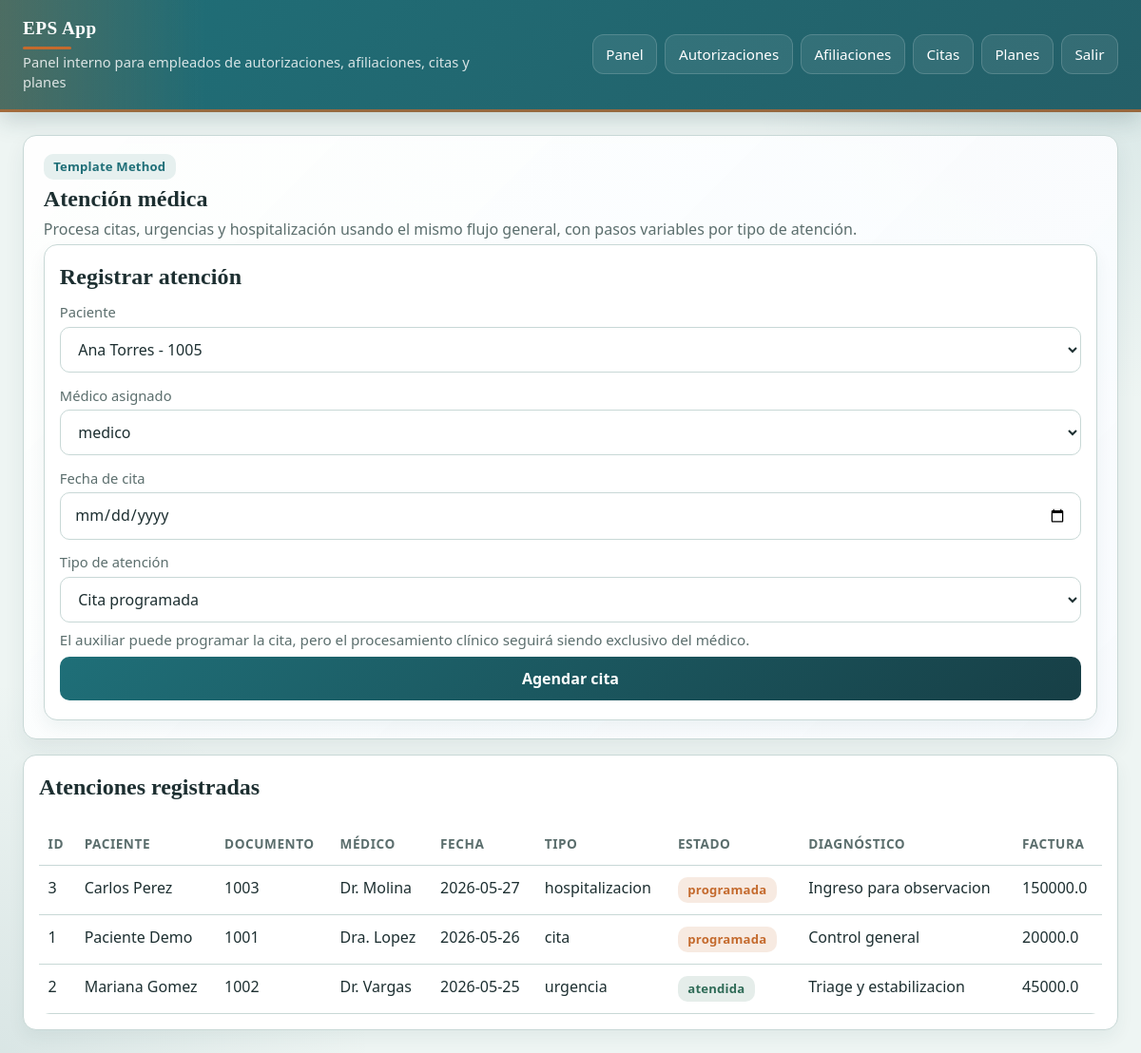
The app's page /citas/ (signed in), older data.
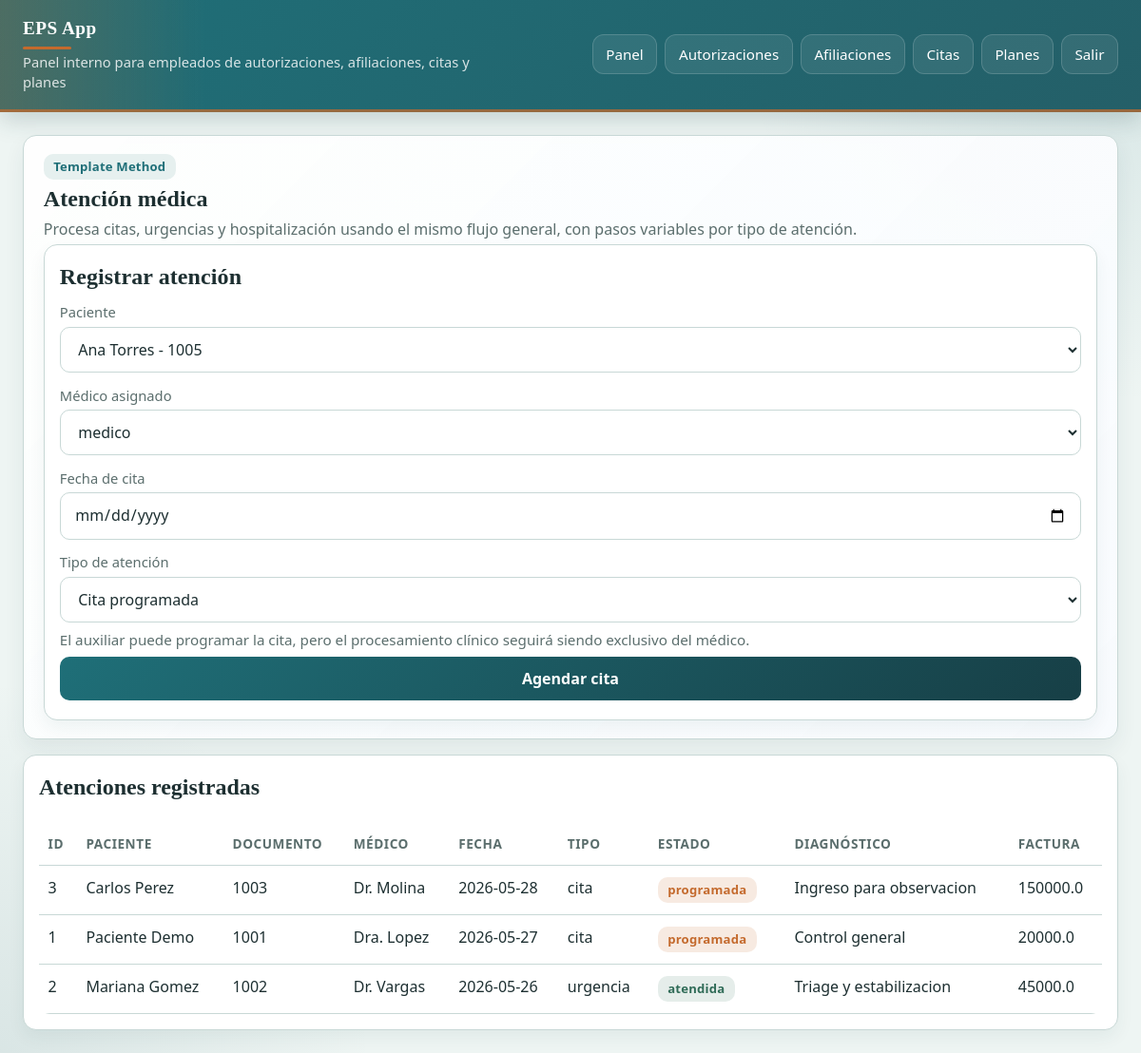
The same page, newer data.
### tables this page shows
CREATE TABLE citas (
            id INTEGER PRIMARY KEY AUTOINCREMENT,
            paciente_id INTEGER NOT NULL,
            medico TEXT NOT NULL,
            fecha TEXT NOT NULL,
            tipo_atencion TEXT NOT NULL,
            estado TEXT NOT NULL,
            motivo_consulta TEXT,
            diagnostico TEXT,
            observaciones TEXT,
            triage TEXT,
            signos_vitales TEXT,
            intervenciones TEXT,
            habitacion TEXT,
            fecha_ingreso TEXT,
            fecha_alta TEXT,
            factura_total REAL NOT NULL DEFAULT 0,
            FOREIGN KEY(paciente_id) REFERENCES pacientes(id)
        );

CREATE TABLE pacientes (
            id INTEGER PRIMARY KEY AUTOINCREMENT,
            nombre TEXT NOT NULL,
            documento TEXT UNIQUE NOT NULL,
            direccion TEXT,
            telefono TEXT,
            email TEXT,
            estado_afiliacion TEXT NOT NULL DEFAULT 'pendiente',
            plan_id INTEGER NOT NULL DEFAULT 1,
            FOREIGN KEY(plan_id) REFERENCES planes(id)
        );

### presentation/controllers/appointment_controller.py (the view)
@appointment_bp.route("/")
@login_required
@role_required("medico", "admin", "auxiliar")
def index():
    appointments = appointment_service.list_appointments()
    scheduled_appointments = []
    if session.get("rol") == "medico":
        scheduled_appointments = appointment_service.list_scheduled_for_medico(session.get("username"))
    return render_template(
        "citas/index.html",
        appointments=appointments,
        patients=appointment_service.list_patients(),
        medicos=appointment_service.list_medicos(),
        medico_actual=session.get("username"),
        puede_procesar=session.get("rol") == "medico",
        puede_agendar=session.get("rol") in ("auxiliar", "admin"),
        scheduled_appointments=scheduled_appointments,
    )

### business/services/appointment_service.py (called while the page is built)
    def list_appointments(self):
        return self.appointment_dao.list_all()

    def list_patients(self):
        connection = get_connection()
        return connection.execute("SELECT id, nombre, documento FROM pacientes ORDER BY nombre").fetchall()

    def list_medicos(self):
        connection = get_connection()
        return connection.execute(
            "SELECT id, 'medico' AS username, rol FROM usuarios WHERE rol = 'medico' AND activo = 1 ORDER BY username"
        ).fetchall()

### data/database.py (called while the page is built)
def get_connection():
    if "db" not in g:
        database_path = Path(current_app.config["DATABASE"])
        connection = sqlite3.connect(database_path)
        connection.row_factory = sqlite3.Row
        g.db = connection
    return g.db

def close_connection(_error=None):
    connection = g.pop("db", None)
    if connection is not None:
        connection.close()

### presentation/controllers/auth_controller.py (called while the page is built)
def login_required(view):
    @wraps(view)
    def wrapped(*args, **kwargs):
        if "user_id" not in session:
            return redirect(url_for("auth.login"))
        return view(*args, **kwargs)
    return wrapped

### presentation/templates/citas/index.html (shortened to what the changed rows need)
{% extends 'base.html' %}
{% block content %}
<section class="hero">
  <h1>Atención médica</h1>
  <article class="card">
    <h2>Registrar atención</h2>
  </article>
</section>
<section class="card">
  <h2>Atenciones registradas</h2>
  {% if appointments %}
  <table>
    <thead>
      <tr>
        <th>ID</th>
        <th>Paciente</th>
        <th>Documento</th>
        <th>Médico</th>
        <th>Fecha</th>
        <th>Tipo</th>
        <th>Estado</th>
        <th>Diagnóstico</th>
        <th>Factura</th>
      </tr>
    </thead>
    <tbody>
      {% for item in appointments %}
      <tr>
        <td>{{ item.id }}</td>
        <td>{{ item.paciente_nombre }}</td>
        <td>{{ item.paciente_documento }}</td>
        <td>{{ item.medico }}</td>
        <td>{{ item.fecha }}</td>
        <td>{{ item.tipo_atencion }}</td>
        <td><span class="badge {% if item.estado == 'atendida' %}success{% else %}warning{% endif %}">{{ item.estado }}</span></td>
        <td>{{ item.diagnostico }}</td>
        <td>{{ item.factura_total }}</td>
      </tr>
      {% endfor %}
    </tbody>
  </table>
  {% else %}
    <p class="empty">No hay atenciones registradas todavía.</p>
  {% endif %}
</section>
{% endblock %}

Row changes from the older to the newer data that the page shows:
changed citas "Dr. Molina": fecha "2026-05-27" → "2026-05-28"; tipo_atencion "hospitalizacion" → "cita"
changed citas "Dra. Lopez": fecha "2026-05-26" → "2026-05-27"
changed citas "Dr. Vargas": fecha "2026-05-25" → "2026-05-26"
